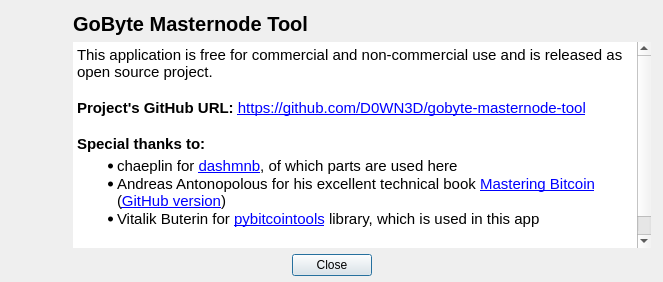
<?xml version="1.0" encoding="UTF-8"?>
<ui version="4.0">
 <class>AboutDlg</class>
 <widget class="QDialog" name="AboutDlg">
  <property name="geometry">
   <rect>
    <x>0</x>
    <y>0</y>
    <width>663</width>
    <height>282</height>
   </rect>
  </property>
  <property name="windowTitle">
   <string>Dialog</string>
  </property>
  <layout class="QVBoxLayout" name="verticalLayout_2">
   <property name="leftMargin">
    <number>6</number>
   </property>
   <property name="topMargin">
    <number>6</number>
   </property>
   <property name="rightMargin">
    <number>6</number>
   </property>
   <property name="bottomMargin">
    <number>6</number>
   </property>
   <item>
    <layout class="QHBoxLayout" name="horizontalLayout_13" stretch="0,5">
     <property name="spacing">
      <number>3</number>
     </property>
     <property name="sizeConstraint">
      <enum>QLayout::SetMinimumSize</enum>
     </property>
     <property name="topMargin">
      <number>0</number>
     </property>
     <item>
      <layout class="QVBoxLayout" name="verticalLayout">
       <item>
        <widget class="QLabel" name="lblImage">
         <property name="sizePolicy">
          <sizepolicy hsizetype="Minimum" vsizetype="Minimum">
           <horstretch>0</horstretch>
           <verstretch>0</verstretch>
          </sizepolicy>
         </property>
         <property name="minimumSize">
          <size>
           <width>64</width>
           <height>64</height>
          </size>
         </property>
         <property name="maximumSize">
          <size>
           <width>64</width>
           <height>64</height>
          </size>
         </property>
         <property name="text">
          <string/>
         </property>
        </widget>
       </item>
       <item>
        <spacer name="verticalSpacer">
         <property name="orientation">
          <enum>Qt::Vertical</enum>
         </property>
         <property name="sizeHint" stdset="0">
          <size>
           <width>20</width>
           <height>40</height>
          </size>
         </property>
        </spacer>
       </item>
      </layout>
     </item>
     <item>
      <widget class="QFrame" name="frame">
       <property name="frameShape">
        <enum>QFrame::NoFrame</enum>
       </property>
       <property name="frameShadow">
        <enum>QFrame::Raised</enum>
       </property>
       <layout class="QVBoxLayout" name="verticalLayout_3">
        <property name="leftMargin">
         <number>0</number>
        </property>
        <property name="topMargin">
         <number>6</number>
        </property>
        <property name="rightMargin">
         <number>6</number>
        </property>
        <property name="bottomMargin">
         <number>0</number>
        </property>
        <item>
         <widget class="QLabel" name="lblAppName">
          <property name="font">
           <font>
            <pointsize>15</pointsize>
            <weight>75</weight>
            <bold>true</bold>
           </font>
          </property>
          <property name="text">
           <string>GoByte Masternode Tool</string>
          </property>
         </widget>
        </item>
        <item>
         <widget class="QTextBrowser" name="textAbout">
          <property name="font">
           <font>
            <family>Arial</family>
           </font>
          </property>
          <property name="frameShape">
           <enum>QFrame::NoFrame</enum>
          </property>
          <property name="sizeAdjustPolicy">
           <enum>QAbstractScrollArea::AdjustToContentsOnFirstShow</enum>
          </property>
          <property name="html">
           <string>&lt;!DOCTYPE HTML PUBLIC &quot;-//W3C//DTD HTML 4.0//EN&quot; &quot;http://www.w3.org/TR/REC-html40/strict.dtd&quot;&gt;
&lt;html&gt;&lt;head&gt;&lt;meta name=&quot;qrichtext&quot; content=&quot;1&quot; /&gt;&lt;style type=&quot;text/css&quot;&gt;
p, li { white-space: pre-wrap; }
&lt;/style&gt;&lt;/head&gt;&lt;body style=&quot; font-family:'Arial'; font-size:13pt; font-weight:400; font-style:normal;&quot;&gt;
&lt;p style=&quot; margin-top:0px; margin-bottom:0px; margin-left:0px; margin-right:0px; -qt-block-indent:0; text-indent:0px;&quot;&gt;&lt;span style=&quot; font-size:11pt;&quot;&gt;This application is free for commercial and non-commercial use and is released as open source project.&lt;/span&gt;&lt;/p&gt;
&lt;p style=&quot; margin-top:0px; margin-bottom:0px; margin-left:0px; margin-right:0px; -qt-block-indent:0; text-indent:0px;&quot;&gt;&lt;span style=&quot; font-size:11pt;&quot;&gt; &lt;/span&gt;&lt;/p&gt;
&lt;p style=&quot; margin-top:0px; margin-bottom:0px; margin-left:0px; margin-right:0px; -qt-block-indent:0; text-indent:0px;&quot;&gt;&lt;span style=&quot; font-size:11pt; font-weight:600;&quot;&gt;Project's GitHub URL:&lt;/span&gt;&lt;span style=&quot; font-size:11pt;&quot;&gt; &lt;/span&gt;&lt;a href=&quot;https://github.com/D0WN3D/gobyte-masternode-tool&quot;&gt;&lt;span style=&quot; font-size:11pt; text-decoration: underline; color:#0000ff;&quot;&gt;https://github.com/D0WN3D/gobyte-masternode-tool&lt;/span&gt;&lt;/a&gt;&lt;span style=&quot; font-size:11pt;&quot;&gt; &lt;/span&gt;&lt;/p&gt;
&lt;p style=&quot;-qt-paragraph-type:empty; margin-top:0px; margin-bottom:0px; margin-left:0px; margin-right:0px; -qt-block-indent:0; text-indent:0px; font-size:11pt;&quot;&gt;&lt;br /&gt;&lt;/p&gt;
&lt;p style=&quot; margin-top:0px; margin-bottom:0px; margin-left:0px; margin-right:0px; -qt-block-indent:0; text-indent:0px;&quot;&gt;&lt;span style=&quot; font-size:11pt; font-weight:600;&quot;&gt;Special thanks to:&lt;/span&gt;&lt;/p&gt;
&lt;ul style=&quot;margin-top: 0px; margin-bottom: 0px; margin-left: 0px; margin-right: 0px; -qt-list-indent: 1;&quot;&gt;&lt;li style=&quot; font-size:11pt;&quot; style=&quot; margin-top:4px; margin-bottom:0px; margin-left:0px; margin-right:0px; -qt-block-indent:0; text-indent:0px;&quot;&gt;chaeplin for &lt;a href=&quot;https://github.com/chaeplin/dashmnb&quot;&gt;&lt;span style=&quot; text-decoration: underline; color:#0000ff;&quot;&gt;dashmnb&lt;/span&gt;&lt;/a&gt;, of which parts are used here&lt;/li&gt;
&lt;li style=&quot; font-size:11pt;&quot; style=&quot; margin-top:0px; margin-bottom:0px; margin-left:0px; margin-right:0px; -qt-block-indent:0; text-indent:0px;&quot;&gt;Andreas Antonopolous for his excellent technical book &lt;a href=&quot;http://shop.oreilly.com/product/0636920049524.do&quot;&gt;&lt;span style=&quot; text-decoration: underline; color:#0000ff;&quot;&gt;Mastering Bitcoin&lt;/span&gt;&lt;/a&gt; (&lt;a href=&quot;https://github.com/bitcoinbook/bitcoinbook/tree/develop&quot;&gt;&lt;span style=&quot; text-decoration: underline; color:#0000ff;&quot;&gt;GitHub version&lt;/span&gt;&lt;/a&gt;)&lt;/li&gt;
&lt;li style=&quot; font-size:11pt;&quot; style=&quot; margin-top:0px; margin-bottom:6px; margin-left:0px; margin-right:0px; -qt-block-indent:0; text-indent:0px;&quot;&gt;Vitalik Buterin for &lt;a href=&quot;https://github.com/vbuterin/pybitcointools&quot;&gt;&lt;span style=&quot; text-decoration: underline; color:#0000ff;&quot;&gt;pybitcointools&lt;/span&gt;&lt;/a&gt; library, which is used in this app&lt;/li&gt;&lt;/ul&gt;
&lt;p style=&quot;-qt-paragraph-type:empty; margin-top:0px; margin-bottom:0px; margin-left:0px; margin-right:0px; -qt-block-indent:0; text-indent:0px; font-size:8.25pt;&quot;&gt;&lt;br /&gt;&lt;/p&gt;
&lt;p style=&quot; margin-top:0px; margin-bottom:0px; margin-left:0px; margin-right:0px; -qt-block-indent:0; text-indent:0px;&quot;&gt;&lt;span style=&quot; font-size:11pt; font-weight:600;&quot;&gt;Author:&lt;/span&gt;&lt;span style=&quot; font-size:11pt;&quot;&gt; D0WN3D (&lt;/span&gt;&lt;a href=&quot;mailto:blogin@protonmail.com&quot;&gt;&lt;span style=&quot; text-decoration: underline; color:#0000ff;&quot;&gt;blogin@protonmail.com&lt;/span&gt;&lt;/a&gt;&lt;span style=&quot; font-size:11pt;&quot;&gt;)&lt;/span&gt;&lt;/p&gt;&lt;/body&gt;&lt;/html&gt;</string>
          </property>
         </widget>
        </item>
       </layout>
      </widget>
     </item>
    </layout>
   </item>
   <item>
    <layout class="QHBoxLayout" name="horizontalLayout">
     <property name="spacing">
      <number>6</number>
     </property>
     <item>
      <spacer name="horizontalSpacer">
       <property name="orientation">
        <enum>Qt::Horizontal</enum>
       </property>
       <property name="sizeHint" stdset="0">
        <size>
         <width>40</width>
         <height>20</height>
        </size>
       </property>
      </spacer>
     </item>
     <item>
      <widget class="QPushButton" name="btnClose">
       <property name="text">
        <string>Close</string>
       </property>
      </widget>
     </item>
     <item>
      <spacer name="horizontalSpacer_2">
       <property name="orientation">
        <enum>Qt::Horizontal</enum>
       </property>
       <property name="sizeHint" stdset="0">
        <size>
         <width>40</width>
         <height>20</height>
        </size>
       </property>
      </spacer>
     </item>
    </layout>
   </item>
  </layout>
 </widget>
 <resources/>
 <connections/>
</ui>
